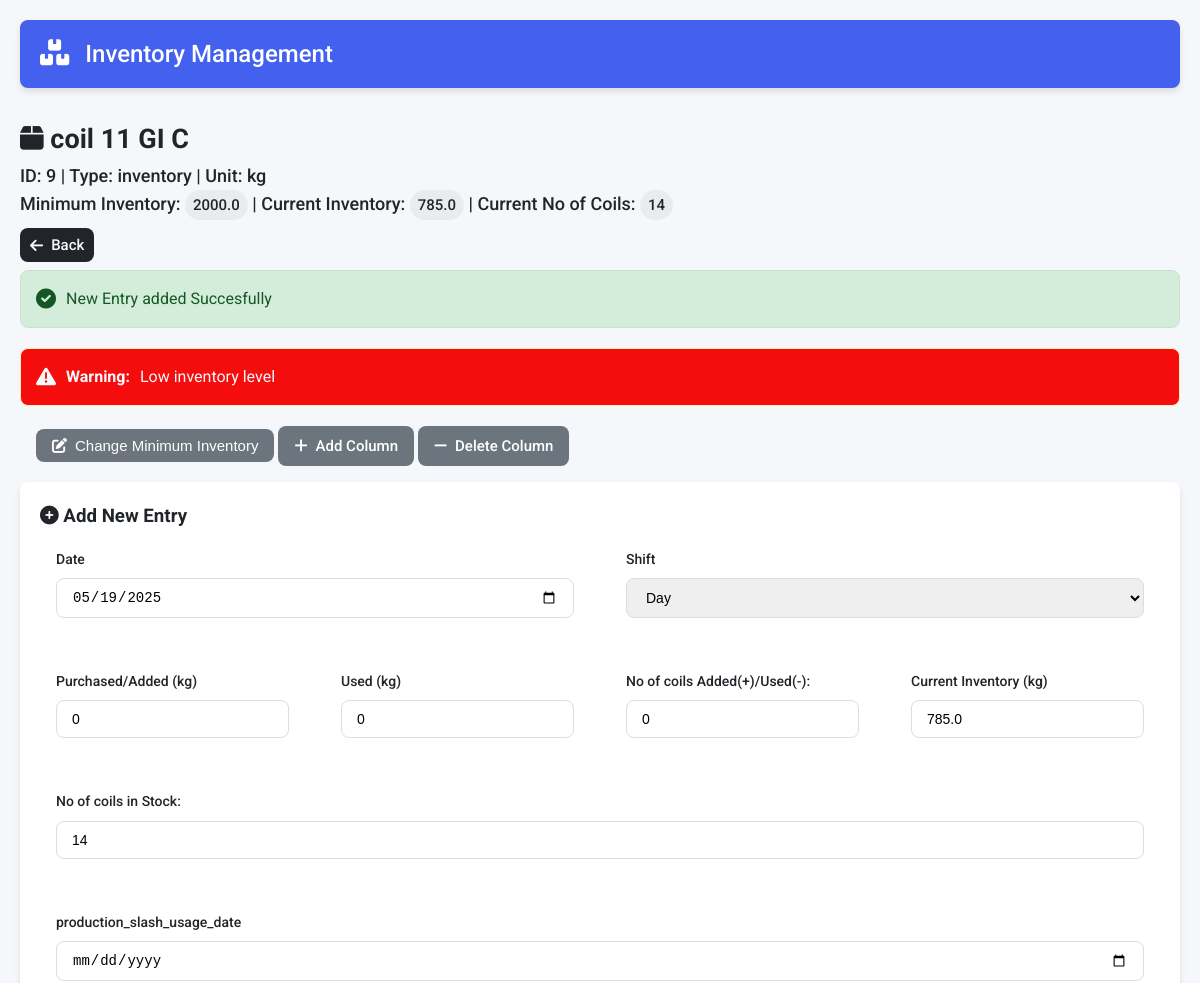
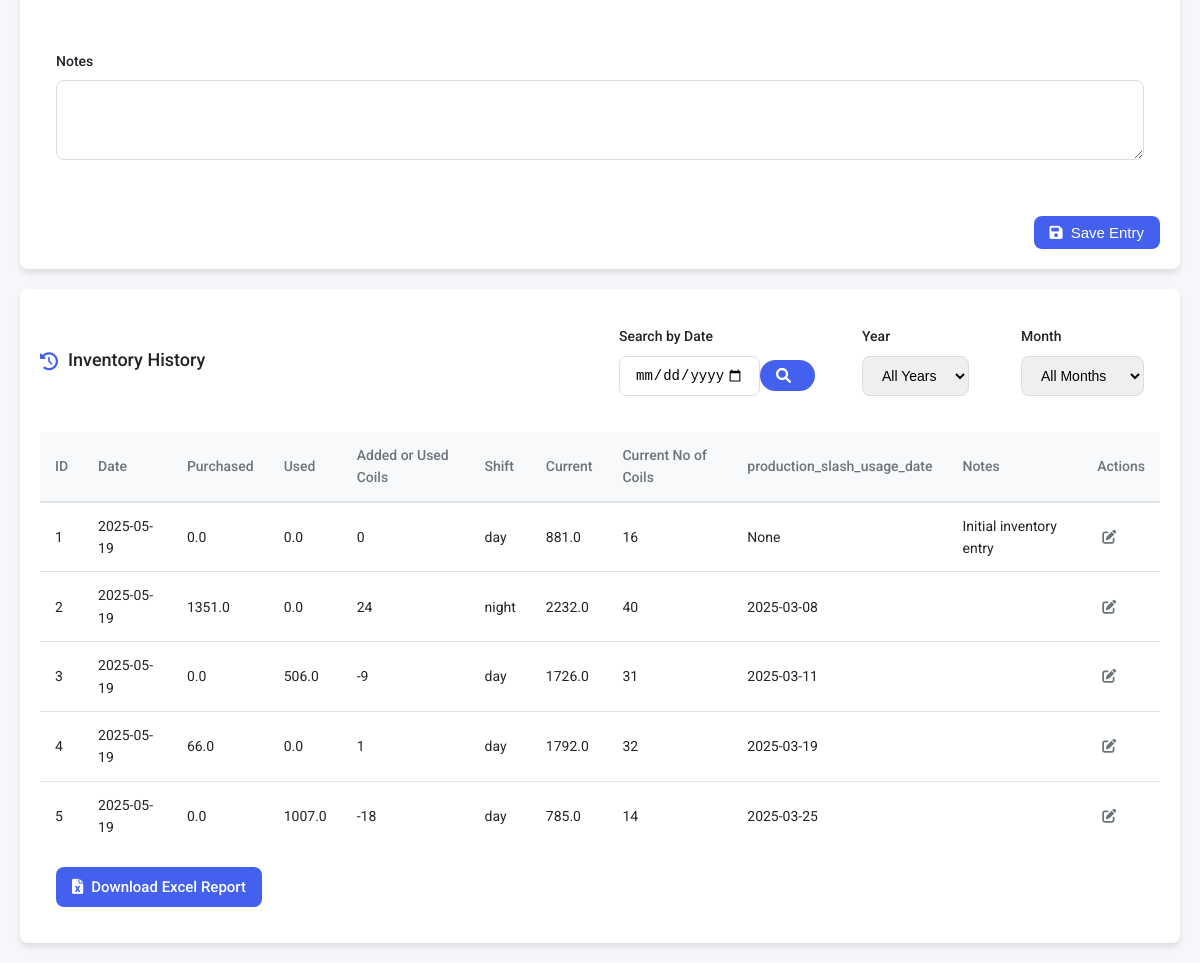
/item/9, run on an earlier commit of the app's database (2 pictures, top to bottom).
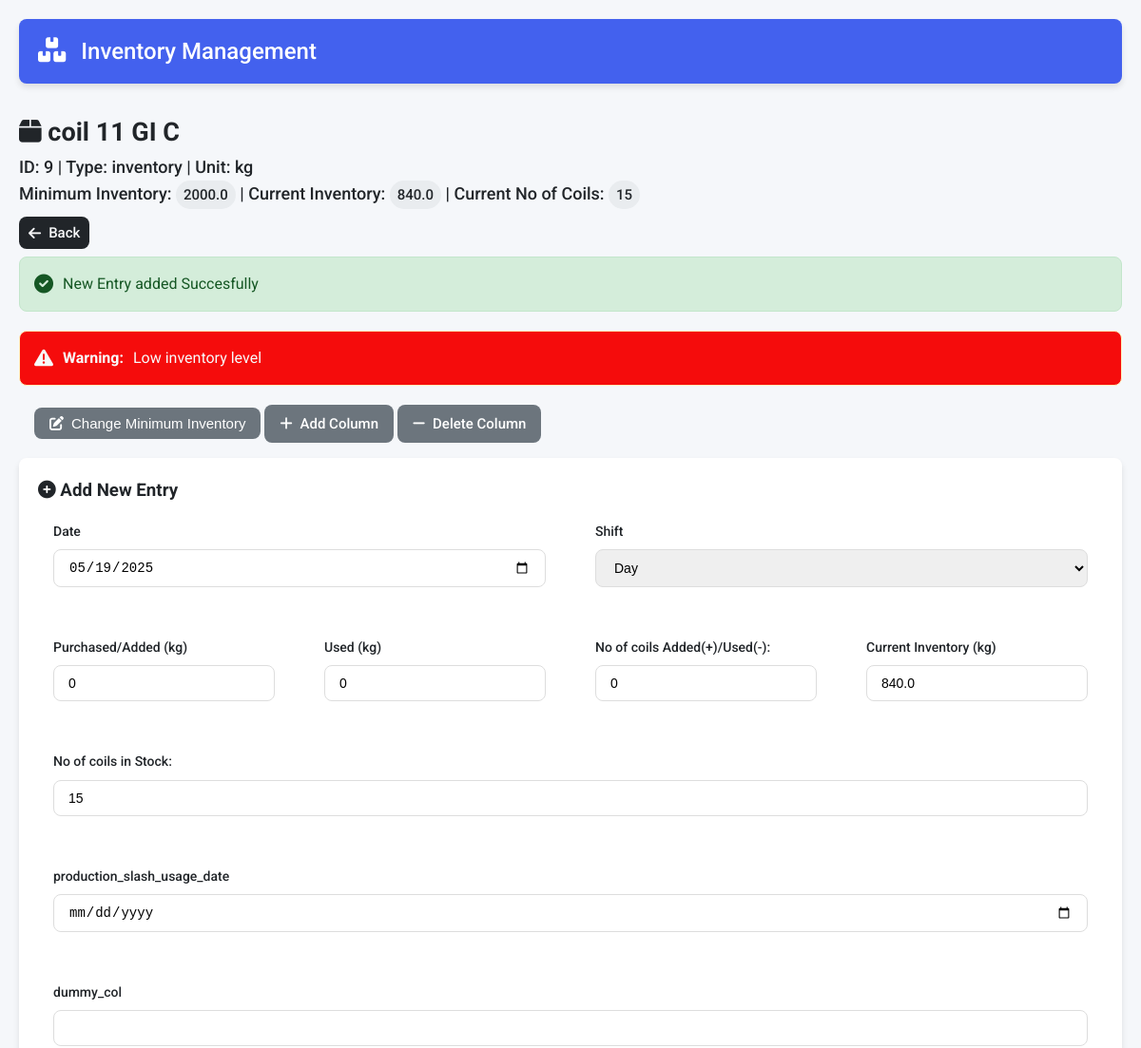
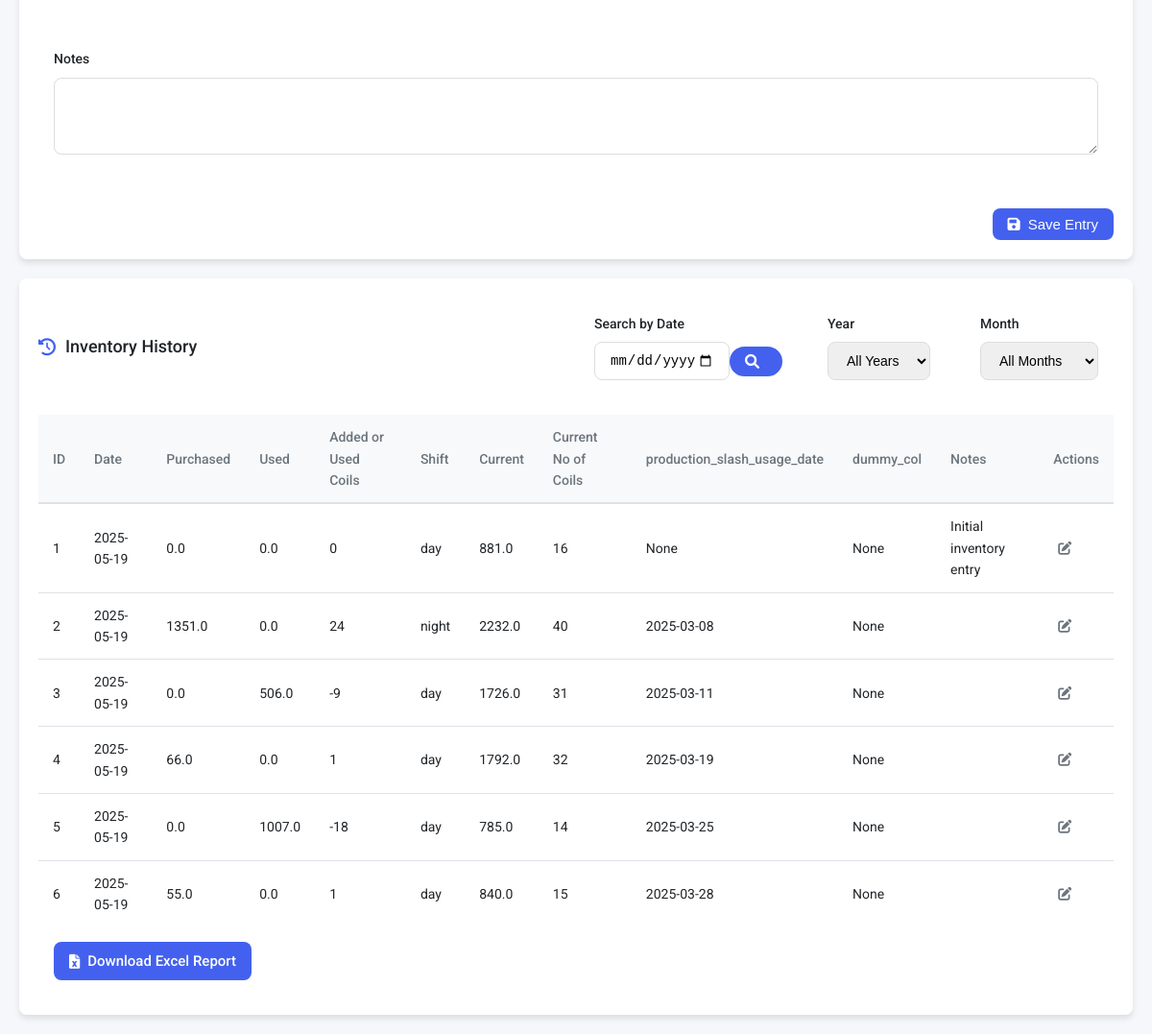
And on a later commit of the database (2 pictures, top to bottom).
### tables this page shows
CREATE TABLE items
                     (id INTEGER PRIMARY KEY AUTOINCREMENT,
                      name TEXT UNIQUE,
                      item_type TEXT,
                      item_unit TEXT,
                      minimum_inventory REAL,
                      current_inventory REAL check(current_inventory >= 0) default 0,
                      init_inventory_pm REAL,
                      updated_at TIMESTAMP DEFAULT CURRENT_TIMESTAMP,
                      has_rolls INTEGER BOOLEAN DEFAULT 0,
                      custom_fields TEXT);

CREATE TABLE item_coil_11_gi_c (id INTEGER PRIMARY KEY AUTOINCREMENT, item_id INTEGER NOT NULL REFERENCES items(id) ON DELETE CASCADE, purchased_kg REAL, used_kg REAL, added_used_coils INTEGER , date DATE, current_inventory REAL CHECK(current_inventory >= 0) default 0, current_no_coils INTEGER , shift TEXT, notes TEXT, production_slash_usage_date TEXT, "dummy_col" TEXT);

### app.py (the view, shortened to what this page needs)
@app.route('/item/<int:item_id>', methods=['GET', 'POST'])
def item_form(item_id):
    conn = get_db_connection()
    c = conn.cursor()
    c.execute('SELECT name, item_type,item_unit, minimum_inventory,current_inventory,has_rolls ,custom_fields FROM items WHERE id = ?', (item_id,))
    item = c.fetchone()
    if not item:
        return "Item not found", 404
    item_name, item_type, item_unit ,min_inv,cur_inv,has_rolls, custom_fields_str = item
    custom_fields = json.loads(custom_fields_str) if custom_fields_str else {}
    table_name = f"item_{normalize_names(item_name)}"
    current_no_coils = 0
    if has_rolls:
        try:
            current_no_coils = getCurrentNoCoils(table_name)
        except sqlite3.Error as e:
            print(f"Error fetching last coil count: {e}")
    month = request.args.get('month')
    year = request.args.get('year')
    search_res = request.args.get('date_search')
    print(search_res , "!!!!!!!!!!!!here")
    query = f"SELECT * FROM {table_name}"
    params = []
    query += " ORDER BY id ASC limit 10"
    c.execute(query, params)
    columns = [description[0] for description in c.description]
    entries = [dict(zip(columns, row)) for row in c.fetchall()]
    c.execute(f"SELECT DISTINCT strftime('%Y', date) AS year FROM {table_name} ORDER BY year")
    available_years = [row[0] for row in c.fetchall()]
    months_map = {
        '01': 'January', '02': 'February', '03': 'March',
        '04': 'April', '05': 'May', '06': 'June',
        '07': 'July', '08': 'August', '09': 'September',
        '10': 'October', '11': 'November', '12': 'December'
        }
    c.execute(f"SELECT DISTINCT strftime('%m-%Y', date) AS month_year FROM {table_name} ORDER BY month_year DESC")
    available_months = [ (row[0], months_map.get(row[0][:2], 'Unknown')) for row in c.fetchall()]
    print(available_months)
    conn.close()
    return render_template('item_form.html',
                         item_id=item_id,
                         item_name=item_name,
                         item_type=item_type,
                         item_unit = item_unit,
                         min_inv=min_inv,
                         cur_inv = cur_inv,
                         has_rolls = has_rolls,
                         custom_fields=custom_fields,
                         entries=entries,
                         current_date=datetime.now().strftime('%Y-%m-%d'),
                         available_years=available_years,
                         available_months=available_months,
                         current_no_coils = current_no_coils,
                         current_year=year,
                         current_month=month,
                         message = 'New Entry added Succesfully')

### app.py (called while the page is built)
@app.context_processor
def inject_datetime():
    return {'datetime': datetime}

def get_db_connection():
    conn = sqlite3.connect(DATABASE)
    conn.execute("PRAGMA foreign_keys = ON")
    return conn

def normalize_names(names: str) -> str:
    char_map = {
            '.': '_dot_',
            '/': '_slash_',
            '*': '_star_',
            '-': '_dash_',      # Space becomes regular underscore
    }
    print(names  + "!!!!!!!!!!!!!!!!!!!!!!!!!!!!!!!!")
    for char, replacement in char_map.items():
        names = names.replace(char, replacement)
    if names and names[0].isdigit():
        names = 'n' + names
    names = names.lower()
    return re.sub(r'[^A-Za-z0-9]', '_', names)

### templates/Item_form.html (shortened to what the changed rows need)
{% extends "base.html" %}
{% block content %}
    <div class="item-detail-container">
        <div class="item-header">
                <h2><i class="fas fa-box"></i> {{ item_name }}</h2>
                <p class="item-meta">ID: {{ item_id }} | Type: {{ item_type }} | Unit: {{ item_unit }}</p>
                <p class="item-inventory">
                    Minimum Inventory: <span class="badge">{{ min_inv }}</span> |
                    Current Inventory: <span class="badge">{{ cur_inv }}</span>
                    {% if has_rolls %}
                        | Current No of Coils: <span class="badge">{{ current_no_coils }}</span>
                    {% endif %}
                </p>
            <a href="{{ url_for('index') }}" class="btn btn-back">
                <i class="fas fa-arrow-left"></i> Back
            </a>
        </div>
        <div class="form-container">
            <form method="POST" class="entry-form" action="{{ url_for('item_form', item_id=item_id) }}">
                <div class="form-row">
                    <div class="form-group">
                        <label for="purchased">Purchased/Added ({{item_unit}})</label>
                        <input type="number" id="purchased" name="purchased" min="0" value="0" step="0.001" required>
                    </div>
                    <div class="form-group">
                        <label for="used">Used ({{item_unit}})</label>
                        <input type="number" id="used" name="used" min="0" value="0" step="0.001" required>
                    </div>
                    <div class="form-group">
                        <label for="current_inventory">Current Inventory ({{item_unit}})</label>
                        <input type="number" id="current_inventory" name="current_inventory" min="0" value="{{cur_inv}}" readonly>
                    </div>
                    {% if has_rolls %}
                    <div class="form-group">
                        <label for="current_no_coils">No of coils in Stock: </label>
                        <input type="number" id="current_no_coils" name="current_no_coils" min="0" value="{{current_no_coils}}" step="1" readonly>
                    </div>
                    {% endif %}
                </div>
                {% for field_name, field_type in custom_fields.items() %}
                    <div class="form-group">
                        <label for="custom_{{ field_name }}">{{ field_name }}</label>
                        {% if field_type == 'number' %}
                            <input type="number" id="custom_{{ field_name }}" name="custom_{{ field_name }}" value="0" step="0.001" min="0">
                        {% elif field_type == 'date' %}
                            <input type="date" id="custom_{{ field_name }}" name="custom_{{ field_name }}">
                        {% else %}
                            <input type="text" id="custom_{{ field_name }}" name="custom_{{ field_name }}">
                        {% endif %}
                    </div>
                {% endfor %}
            </form>
        </div>
        <div class="history-container">
            {% if entries %}
            <div class="table-responsive">
                <table class="history-table">
                    <thead>
                        <tr>
                            <th>ID</th>
                            <th>Date</th>
                            <th>Purchased</th>
                            <th>Used</th>
                            {% if has_rolls %}<th>Added or Used Coils</th> {% endif %}
                            <th>Shift</th>
                            <th>Current</th>
                            {% if has_rolls %}<th>Current No of Coils</th>  {% endif %}
                            {% for field_name in custom_fields %}
                                <th>{{ field_name }}</th>
                            {% endfor %}
                            <th>Notes</th>
                            <th>Actions</th>
                        </tr>
                    </thead>
                    <tbody>
                        {% for entry in entries %}
                            <tr>
                                <td>{{entry.id}}</td>
                                <td>{{ entry.date }}</td>
                                <td>{{ entry['purchased_' ~ item_unit] }}</td>
                                <td>{{ entry['used_' ~ item_unit] }}</td>
                                {% if has_rolls %}
                                    <td>{{ entry['added_used_coils'] }}</td>
                                {% endif %}
                                <td>{{ entry.shift }}</td>
                                <td>{{entry.current_inventory}}</td>
                                {% if has_rolls %}
                                    <td>{{ entry['current_no_coils'] }}</td>
                                {% endif %}
                                {% for field_name in custom_fields %}
                                    <td>{{ entry.get(field_name, '') }}</td>
                                {% endfor %}
                                <td>{{ entry.notes }}</td>
                                <td>
                                    {% set entry_date = entry.date %}
                                    {% set today = datetime.now().strftime('%Y-%m-%d') %}
                                    {% if (datetime.strptime(today, '%Y-%m-%d') - datetime.strptime(entry_date, '%Y-%m-%d')).days <= 1 %}
                                        <a href="{{ url_for('edit_entry', item_id=item_id, entry_id=entry.id ) }}"
                                        class="btn-icon" title="Edit">
                                            <i class="fas fa-edit"></i>
                                        </a>
                                    {% else %}
                                        <span class="text-muted">Locked</span>
                                    {% endif %}
                                </td>
                            </tr>
                        {% endfor %}
                    </tbody>
                </table>
            </div>
            {% else %}
            <div class="empty-state">
                <i class="fas fa-box-open"></i>
                <h3>No history entries</h3>
                <p>Add your first entry to see it here</p>
            </div>
            {% endif %}
        </div>
    </div>
{% endblock %}

What changed in the data, as far as the page shows it:
changed items "coil 11 GI C": current_inventory "785.0" → "840.0"
added item_coil_11_gi_c: id "6", date "2025-05-19", purchased_kg.item_unit "55.0", used_kg.item_unit "0.0", added_used_coils "1", shift "day", current_inventory "840.0", current_no_coils "15", get "2025-03-28" "None"
Also different on the page:
{{ current_no_coils }}: "14" → "15"
form field current_no_coils: "14" → "15"
new list line: "dummy_col "
new list line: "dummy_col"
new list line: "None"
